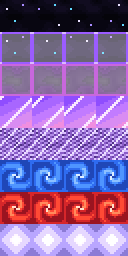
#> input picture art/space/blockspace/placeholder/blockspace.png, 64 x 128 px, found by its file name (shown 2 times larger)
$ python build_astral_glass.py
#> lines starting #> are read from the running program, lines starting #| are printed output that depends on the picture
#!/usr/bin/env python3
"""Build the Astral Double's void-glass shell textures from the Space atlas's glass band.

The shell is the player model drawn a little larger over the owner's skin (AstralDoubleRenderer). These 64 x 64
textures follow the vanilla skin layout: every face of the head, body, arms and legs gets the glass band's dark
see-through interior and a one-pixel bright frame, so each limb reads as a void-glass box; the outer skin-layer
regions stay fully transparent so only one shell draws. Wide and slim arms need separate layouts.

python3 build_astral_glass.py [--check]   # --check writes nothing and fails if either PNG differs
"""
import argparse
import io
from pathlib import Path

import numpy as np
from PIL import Image

ROOT = Path(__file__).resolve().parent
ATLAS = ROOT / 'blockspace.png'
OUT = ROOT.parents[3] / 'src/main/resources/assets/elementalwands/textures/entity'
GLASS_ROW = 1
FRAME = (0x89, 0x50, 0xd5)   # the glass band's frame shade
CORNER = (0xcb, 0xb0, 0xff)  # its brightest shade, for face corners


def cuboids(slim):
    """(u, v, width, height, depth) of each base body part in the 64 x 64 skin layout."""
    arm = 3 if slim else 4
    return [(0, 0, 8, 8, 8), (16, 16, 8, 12, 4), (40, 16, arm, 12, 4), (32, 48, arm, 12, 4),
            (0, 16, 4, 12, 4), (16, 48, 4, 12, 4)]


def faces(u, v, w, h, d):
    return [(u + d, v, w, d), (u + d + w, v, w, d), (u, v + d, d, h), (u + d, v + d, w, h),
            (u + d + w, v + d, d, h), (u + 2 * d + w, v + d, w, h)]


def build(slim):
#> called with slim = False
    with Image.open(ATLAS) as image:
#> image is the input picture: PIL image 64x128 RGBA; mean R, G, B, A 121.3, 84.4, 151.7, 235.2
        tile = np.asarray(image.convert('RGBA'))[GLASS_ROW * 16:(GLASS_ROW + 1) * 16, 0:16]
    interior = tile[1:15, 1:15]
    out = np.zeros((64, 64, 4), np.uint8)
    for part, cuboid in enumerate(cuboids(slim)):
        for face, (x, y, w, h) in enumerate(faces(*cuboid)):
            if w <= 0 or h <= 0:
                continue
            # Each face samples a different window of the interior, so neighbouring faces don't repeat.
            oy, ox = (part * 5 + face * 3) % 14, (part * 3 + face * 7) % 14
            rows = (np.arange(h) + oy) % 14
            cols = (np.arange(w) + ox) % 14
            region = interior[rows][:, cols].copy()
            region[0, :, :3] = region[-1, :, :3] = FRAME
            region[:, 0, :3] = region[:, -1, :3] = FRAME
            region[0, :, 3] = region[-1, :, 3] = 255
            region[:, 0, 3] = region[:, -1, 3] = 255
            for cy, cx in ((0, 0), (0, -1), (-1, 0), (-1, -1)):
                region[cy, cx, :3] = CORNER
            out[y:y + h, x:x + w] = region
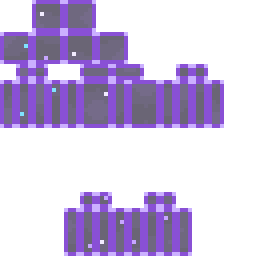
#> out: shape (64, 64, 4) (shown 4 times larger); mean of channels 0, 1, 2, 3 36.9, 23.7, 56.6, 84.5; transparent parts drawn white
    return Image.fromarray(out, 'RGBA')


def png_bytes(image):
    stream = io.BytesIO()
    image.save(stream, format='PNG', optimize=False, compress_level=9)
    return stream.getvalue()


def main():
    parser = argparse.ArgumentParser(description=__doc__)
    parser.add_argument('--check', action='store_true', help='Read-only byte comparison')
    args = parser.parse_args()
    failures = []
    for name, slim in (('astral_glass_wide.png', False), ('astral_glass_slim.png', True)):
        path, data = OUT / name, png_bytes(build(slim))
        if args.check:
            if not path.is_file() or path.read_bytes() != data:
                failures.append(name)
        else:
            path.write_bytes(data)
    if failures:
        raise SystemExit('MISMATCH: ' + ', '.join(failures) + '; run build_astral_glass.py')
    print(('CHECK PASSED' if args.check else 'BUILT') + ': astral_glass_wide.png, astral_glass_slim.png')


if __name__ == '__main__':
    main()
